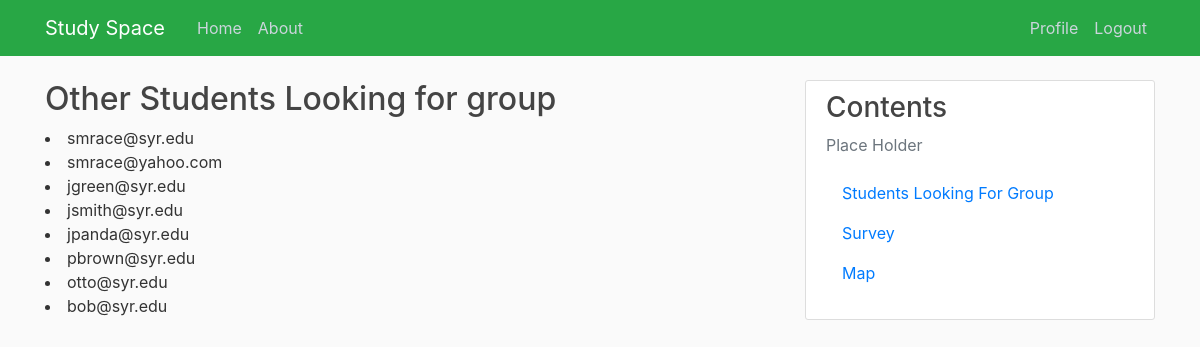
The page /findGroup (signed in) on the database its author committed.
### studyspace/database.py (models this page shows, shortened)
class User(db.Model, UserMixin):
    id = db.Column(db.Integer, primary_key=True)
    first = db.Column(db.String(20), nullable=False, default='Student First Name')
    last = db.Column(db.String(20), nullable=False, default='Student Last Name')
    emailAddress = db.Column(db.String(75), unique=True, nullable=False)
    password = db.Column(db.String(40), nullable=False)
    major = db.Column(db.String(40), nullable=False, default='Computer Science')
    study = db.Column(db.String(40), nullable=False, default='MAT 101')
    groups = db.relationship('Group', backref='groupName', lazy=True)
    reservation = db.relationship('Reservation', backref='reservationUser', lazy=True)

### studyspace/routes.py (the view)
@app.route("/findGroup")
def findGroup():
    myUser = User.query.all()
    return render_template('findGroup.html', title='Find Group', myUser=myUser)

### studyspace/database.py (called while the page is built)
@login_manager.user_loader
def load_user(user_id):
    return User.query.get(int(user_id))

### studyspace/templates/findGroup.html
{% extends "layout.html" %}
{% block content %}
    <h2>Other Students Looking for group </h2>
    {% for user in myUser %}
        <li>{{user.emailAddress}}</li>
    {% endfor %}
{% endblock content %}

### studyspace/static/main.css (style rules this page uses)
body { background: #fafafa; color: #333333; margin-top: 5rem; }
h1, h2, h3, h4, h5, h6 { color: #444444; }

### rows shown on the page
User: emailAddress "smrace@syr.edu"
User: emailAddress "smrace@yahoo.com"
User: emailAddress "jgreen@syr.edu"
User: emailAddress "jsmith@syr.edu"
User: emailAddress "jpanda@syr.edu"
User: emailAddress "pbrown@syr.edu"
User: emailAddress "otto@syr.edu"
User: emailAddress "bob@syr.edu"
